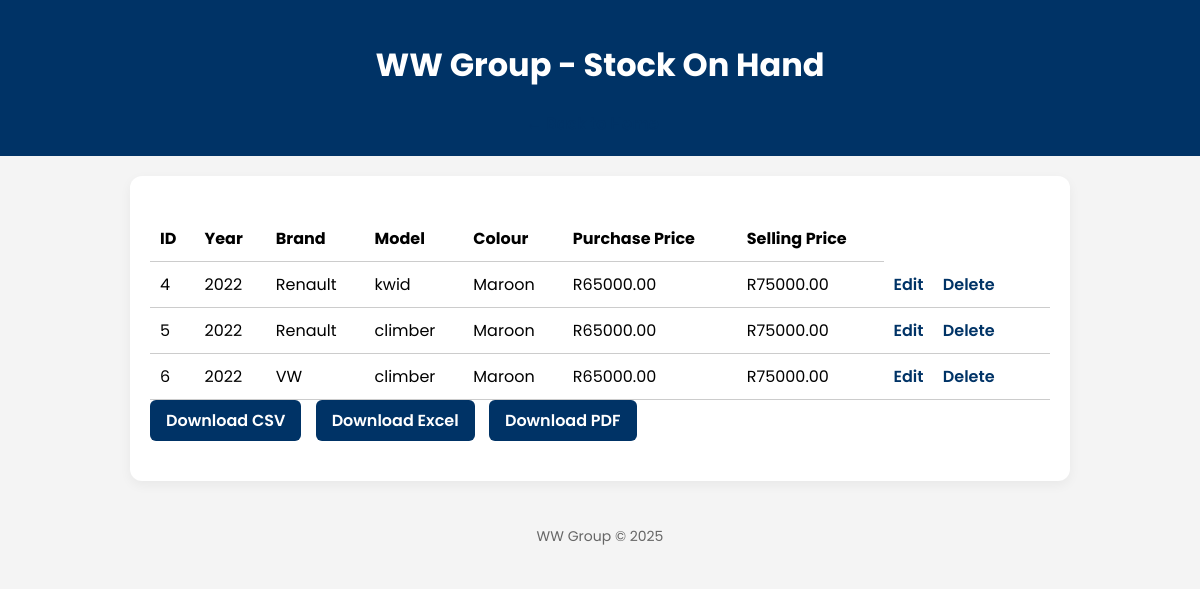
Page /stock on the earlier database version.
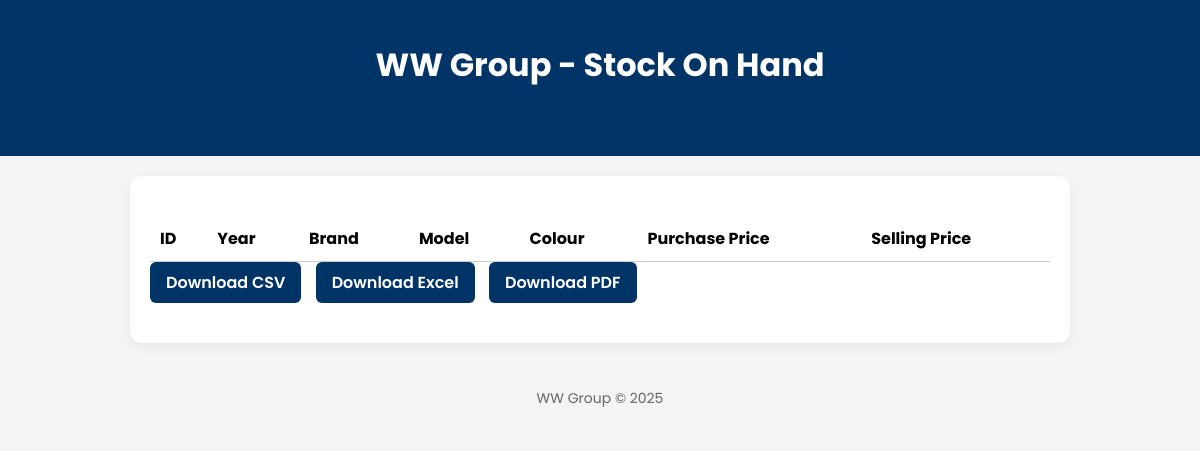
Same page on the later database version.
### tables this page shows
CREATE TABLE cars (
        id INTEGER PRIMARY KEY,
        year TEXT,
        brand TEXT,
        model TEXT,
        colour TEXT,
        vin TEXT,
        engine_number TEXT,
        register_number TEXT,
        registration_number TEXT,
        purchase_price REAL,
        selling_price REAL,
        is_sold INTEGER DEFAULT 0
    );

### app.py (the view)
@app.route('/stock')
def stock_on_hand():
    conn = sqlite3.connect('cars.db')
    c = conn.cursor()
    c.execute("SELECT id, year, brand, model, colour, purchase_price, selling_price FROM cars WHERE is_sold=0")
    cars = c.fetchall()
    conn.close()
    return render_template('stock.html', cars=cars)

### templates/stock.html (shortened to what this page needs)
<!DOCTYPE html>
<html>
<head>
    <link rel="stylesheet" href="/static/style.css">
</head>
<body>
<header>
    <h1>WW Group - Stock On Hand</h1>
    <a href="/">← Back to Home</a>
</header>
<div class="container">
    <table>
        <thead>
            <tr>
                <th>ID</th>
                <th>Year</th>
                <th>Brand</th>
                <th>Model</th>
                <th>Colour</th>
                <th>Purchase Price</th>
                <th>Selling Price</th>
            </tr>
        </thead>
        <tbody>
            {% for car in cars %}
            <tr>
                <td>{{ car[0] }}</td>
                <td>{{ car[1] }}</td>
                <td>{{ car[2] }}</td>
                <td>{{ car[3] }}</td>
                <td>{{ car[4] }}</td>
                <td>R{{ "%.2f"|format(car[5]) }}</td>
                <td>R{{ "%.2f"|format(car[6]) }}</td>
                <td>
                    <a href="{{ url_for('edit_car', id=car[0]) }}">Edit</a>
<a href="{{ url_for('delete_car', id=car[0]) }}" onclick="return confirm('Are you sure you want to delete this car?')">Delete</a>
                </td>
            </tr>
            {% endfor %}
        </tbody>
    </table>
<div class="download-buttons">
    <a href="/stock/download/csv" class="btn">Download CSV</a>
    <a href="/stock/download/excel" class="btn">Download Excel</a>
    <a href="/stock/download/pdf" class="btn">Download PDF</a>
</div>
</div>
<footer>WW Group &copy; 2025</footer>
</body>
</html>

Differences in the rows shown:
removed cars: id "4", year "2022", brand "Renault", model "kwid", colour "Maroon", purchase_price "65000.00", selling_price "75000.00"
removed cars: id "5", year "2022", brand "Renault", model "climber", colour "Maroon", purchase_price "65000.00", selling_price "75000.00"
removed cars: id "6", year "2022", brand "VW", model "climber", colour "Maroon", purchase_price "65000.00", selling_price "75000.00"
